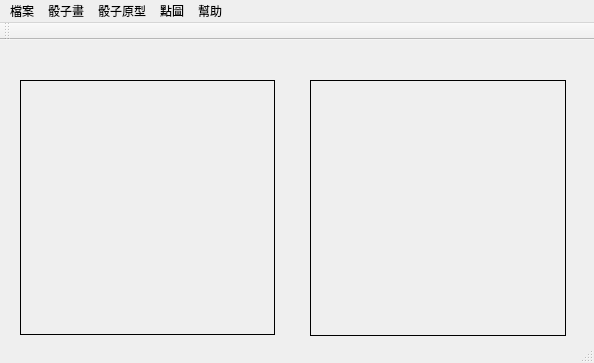
<?xml version="1.0" encoding="UTF-8"?>
<ui version="4.0">
 <class>MainWindow</class>
 <widget class="QMainWindow" name="MainWindow">
  <property name="geometry">
   <rect>
    <x>0</x>
    <y>0</y>
    <width>594</width>
    <height>363</height>
   </rect>
  </property>
  <property name="windowTitle">
   <string>chapter6</string>
  </property>
  <widget class="QWidget" name="centralWidget">
   <widget class="QLabel" name="label1">
    <property name="geometry">
     <rect>
      <x>20</x>
      <y>40</y>
      <width>255</width>
      <height>255</height>
     </rect>
    </property>
    <property name="frameShape">
     <enum>QFrame::Box</enum>
    </property>
    <property name="text">
     <string/>
    </property>
   </widget>
   <widget class="QLabel" name="label2">
    <property name="geometry">
     <rect>
      <x>310</x>
      <y>40</y>
      <width>256</width>
      <height>256</height>
     </rect>
    </property>
    <property name="frameShape">
     <enum>QFrame::Box</enum>
    </property>
    <property name="text">
     <string/>
    </property>
   </widget>
  </widget>
  <widget class="QMenuBar" name="menuBar">
   <property name="geometry">
    <rect>
     <x>0</x>
     <y>0</y>
     <width>594</width>
     <height>23</height>
    </rect>
   </property>
   <widget class="QMenu" name="menu">
    <property name="title">
     <string>檔案</string>
    </property>
    <addaction name="openLenaJpg"/>
    <addaction name="openCustomeFile"/>
    <addaction name="restoreFile"/>
    <addaction name="Clear"/>
    <addaction name="exitSystem"/>
   </widget>
   <widget class="QMenu" name="menu_2">
    <property name="title">
     <string>幫助</string>
    </property>
    <addaction name="aboutMe"/>
    <addaction name="contactUs"/>
   </widget>
   <widget class="QMenu" name="menu_3">
    <property name="title">
     <string>骰子畫</string>
    </property>
    <addaction name="myDefine"/>
    <addaction name="useResize"/>
    <addaction name="windowShow"/>
   </widget>
   <widget class="QMenu" name="menu_4">
    <property name="title">
     <string>點圖</string>
    </property>
    <addaction name="horizen"/>
    <addaction name="vertical"/>
    <addaction name="circle"/>
    <addaction name="mySum"/>
    <addaction name="myAbstrct"/>
    <addaction name="myTriple"/>
    <addaction name="myRand"/>
   </widget>
   <widget class="QMenu" name="menu_6">
    <property name="title">
     <string>骰子原型</string>
    </property>
    <addaction name="number0"/>
    <addaction name="number1"/>
    <addaction name="number2"/>
    <addaction name="number3"/>
    <addaction name="number4"/>
    <addaction name="number5"/>
    <addaction name="number6"/>
    <addaction name="number7"/>
    <addaction name="number8"/>
    <addaction name="number9"/>
   </widget>
   <addaction name="menu"/>
   <addaction name="menu_3"/>
   <addaction name="menu_6"/>
   <addaction name="menu_4"/>
   <addaction name="menu_2"/>
  </widget>
  <widget class="QToolBar" name="mainToolBar">
   <attribute name="toolBarArea">
    <enum>TopToolBarArea</enum>
   </attribute>
   <attribute name="toolBarBreak">
    <bool>false</bool>
   </attribute>
  </widget>
  <widget class="QStatusBar" name="statusBar"/>
  <action name="openLenaJpg">
   <property name="text">
    <string>開啟測試檔案（lena.jpg)</string>
   </property>
  </action>
  <action name="openCustomeFile">
   <property name="text">
    <string>開啟自訂檔案</string>
   </property>
  </action>
  <action name="restoreFile">
   <property name="text">
    <string>復原</string>
   </property>
  </action>
  <action name="exitSystem">
   <property name="text">
    <string>離開</string>
   </property>
  </action>
  <action name="aboutMe">
   <property name="text">
    <string>關於</string>
   </property>
  </action>
  <action name="contactUs">
   <property name="text">
    <string>聯繫我們</string>
   </property>
  </action>
  <action name="myDefine">
   <property name="text">
    <string>自訂特征矩陣</string>
   </property>
  </action>
  <action name="useResize">
   <property name="text">
    <string>resize實現</string>
   </property>
  </action>
  <action name="windowShow">
   <property name="text">
    <string>視窗顯示</string>
   </property>
  </action>
  <action name="horizen">
   <property name="text">
    <string>水平</string>
   </property>
  </action>
  <action name="vertical">
   <property name="text">
    <string>直印</string>
   </property>
  </action>
  <action name="circle">
   <property name="text">
    <string>扇形</string>
   </property>
  </action>
  <action name="mySum">
   <property name="text">
    <string>求和</string>
   </property>
  </action>
  <action name="myAbstrct">
   <property name="text">
    <string>求差</string>
   </property>
  </action>
  <action name="myTriple">
   <property name="text">
    <string>對角線</string>
   </property>
  </action>
  <action name="myRand">
   <property name="text">
    <string>隨機</string>
   </property>
  </action>
  <action name="myIndex">
   <property name="checkable">
    <bool>false</bool>
   </property>
   <property name="enabled">
    <bool>false</bool>
   </property>
   <property name="text">
    <string>順序圖</string>
   </property>
   <property name="visible">
    <bool>false</bool>
   </property>
  </action>
  <action name="myRand2">
   <property name="text">
    <string>隨機圖</string>
   </property>
  </action>
  <action name="myRand3">
   <property name="text">
    <string>骰子</string>
   </property>
  </action>
  <action name="number0">
   <property name="text">
    <string>原型0</string>
   </property>
  </action>
  <action name="number1">
   <property name="text">
    <string>原型1</string>
   </property>
  </action>
  <action name="number2">
   <property name="text">
    <string>原型2</string>
   </property>
  </action>
  <action name="number3">
   <property name="text">
    <string>原型3</string>
   </property>
  </action>
  <action name="number4">
   <property name="text">
    <string>原型4</string>
   </property>
  </action>
  <action name="number5">
   <property name="text">
    <string>原型5</string>
   </property>
  </action>
  <action name="number6">
   <property name="text">
    <string>原型6</string>
   </property>
  </action>
  <action name="number7">
   <property name="text">
    <string>原型7</string>
   </property>
  </action>
  <action name="number8">
   <property name="text">
    <string>原型8</string>
   </property>
  </action>
  <action name="number9">
   <property name="text">
    <string>原型9</string>
   </property>
  </action>
  <action name="Clear">
   <property name="text">
    <string>清除</string>
   </property>
  </action>
 </widget>
 <layoutdefault spacing="6" margin="11"/>
 <resources/>
 <connections/>
</ui>
